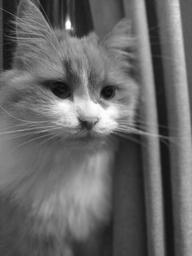
#> input picture vip_5/images/cute.png, 192 x 256 px, shrunk from 381 x 509 before the run; its folder holds only this picture in this run
$ python main.py
#> lines starting #> are read from the running program, lines starting #| are printed output that depends on the picture; after the words box and inside, x2 and y2 are one past the last pixel; in counts of white or black regions, pixels touching at a corner belong together
### vip_5/solution.py
import os
import matplotlib.pyplot as plt
import numpy as np
from skimage import img_as_float
from skimage.segmentation import chan_vese

import algorithms


class Assignment:
    def __init__(self, image_dir):
        self.images = [np.round(plt.imread(image_dir + image_name) * 255.0) for image_name in next(os.walk(image_dir))[2]]
        # self.images = [np.round(plt.imread(image_dir + 'camera.png') * 255)]  # for testing 1 image
        self.labeled_k_2 = None
        self.labeled_k_large = None
        self.labeled_otsu = None

    def k_means(self):
        self.labeled_k_2 = []

        for i, orig_image in enumerate(self.images):
            print('\nImage', i+1)
            labeled_img = algorithms.k_means(orig_image, k_clusters=2, max_iters=300, retries=3, mode='all_pixels')
            self.labeled_k_2.append(labeled_img)

        algorithms.plot(self.images, self.labeled_k_2, cols=len(self.images), title='K-Means with K=2')

    def otsu(self):
        self.labeled_otsu = []

        for orig_image in self.images:
            threshold = algorithms.otsu(orig_image)

            labeled_img = np.copy(orig_image)
            labeled_img[labeled_img < threshold] = 0
            labeled_img[labeled_img >= threshold] = 1

            self.labeled_otsu.append(labeled_img)

        algorithms.plot(self.images, self.labeled_otsu, cols=len(self.images), title='Otsu')

    def denoising(self):
        denoised_images = []
        thresholds = [0.1, 0.6, 1]
        plot_labels = ['Original clustered image']

        for threshold in thresholds:
            print('\nDenoising clustered image with threshold =', threshold, '(8 neighbours, 2 passes)')
            plot_labels.append('Threshold = ' + str(threshold))
            denoised_img = algorithms.denoise(self.labeled_k_2[0], neighbours=8, threshold=threshold, passes=2)
            denoised_images.append(denoised_img)

        algorithms.plot([], [self.labeled_k_2[0]] + denoised_images, labels=plot_labels,
                        cols=2, title='Denoising with 8 neighbours, 2 passes and different thresholds')

    def denoising_passes(self):
        denoised_images = []
        passes = [1, 2, 5]
        plot_labels = ['Original clustered image']

        for passes in passes:
            print('\nDenoising clustered image with passes =', passes, '(8 neighbours, threshold fixed to 0.5)')
            plot_labels.append('Total denoising passes = ' + str(passes))
            denoised_img = algorithms.denoise(self.labeled_k_2[0], neighbours=8, threshold=0.5, passes=passes)
            denoised_images.append(denoised_img)

        algorithms.plot([], [self.labeled_k_2[0]] + denoised_images, labels=plot_labels,
                        cols=2, title='Denoising with 8 neighbours, 0.5 threshold and different passes')

    def k_means_with_larger_k(self):
        self.labeled_k_large = []

        for i, orig_image in enumerate(self.images):
            print('\nImage', i+1)
            labeled_img = algorithms.k_means(orig_image, k_clusters=4, max_iters=300, retries=3, mode='all_pixels')
            self.labeled_k_large.append(labeled_img)

        algorithms.plot(self.images, self.labeled_k_large, cols=len(self.images), title='K-Means with K=4')

    def chan_vese(self):
        print('\nStarting Chan-Vese segmentation w/ mu=0.2')
        plot_imgs = []
        plot_labels = ['Original image'] * len(self.images)

        for i, orig_image in enumerate(self.images):
            print('Image', i+1)
            cv = chan_vese(img_as_float(orig_image), mu=0.2, lambda1=1.5, lambda2=1.5, max_iter=300, extended_output=True)
            plot_imgs.extend(cv[:1])
            plot_labels.append('Chan-Vese segmentation - {} iterations'.format(len(cv[2])))

        algorithms.plot(self.images, plot_imgs, labels=plot_labels, cols=len(self.images))

### vip_5/algorithms.py
import numpy as np
import matplotlib.pyplot as plt
import matplotlib.patches as mpatches
from numpy.random import default_rng


def k_means(data, k_clusters, max_iters=500, retries=3, mode='all_pixels'):
    if mode not in ['all_pixels', 'hist']:
        raise ValueError('Mode can only be of value "all_pixels" (handle each intensity as data) or ' +
                         '"hist" (handle intensity counts as data')

    if mode == 'all_pixels':
        X = np.copy(data).reshape((-1, 1))
    else:
        intensities, counts = np.unique(data, return_counts=True)
        X = counts.reshape((-1, 1)) / counts.max()

    cluster_sets = []
    label_sets = []
    retry = 0

    while retry < retries:
        print('K-Means try {}/{} (max iterations: {})'.format(retry + 1, retries, max_iters), flush=True)
        clusters = np.random.randn(k_clusters, X.shape[1]) * np.std(X, axis=0) + np.mean(X, axis=0)

        cluster_assignments = np.ones(X.shape[0]) * -1
        old_assignments = np.ones(X.shape[0]) * -1

        clusters_collapsed = False

        for _ in range(max_iters):
            cluster_assignments = np.array([np.linalg.norm(X - cluster, axis=1) for cluster in clusters]).argmin(axis=0)

            if (cluster_assignments == old_assignments).all():
                break

            clusters_new = np.copy(clusters)

            for i in range(len(clusters)):
                cluster_related_points = X[cluster_assignments == i]

                if len(cluster_related_points):
                    clusters_new[i] = np.mean(cluster_related_points, axis=0)
                else:
                    print('One or more clusters collapsed into one, retrying again...')
                    clusters_collapsed = True
                    break

            clusters = clusters_new

            if clusters_collapsed:
                break

        if not clusters_collapsed:
            cluster_sets.append(clusters)
            label_sets.append(cluster_assignments)
            retry += 1

    wcss_set = []

    print('Choosing best set of clusters from all retries...')
    for i, (clusters, labels) in enumerate(zip(cluster_sets, label_sets)):
        cluster_dists = [np.sum(np.sum((X[labels == i+1] - clusters[i]) ** 2, axis=1)) for i in range(len(clusters))]
        wcss_set.append(sum(cluster_dists))

    optimal_set_index = np.array(wcss_set).argmin()
    print('Best cluster centroids chosen from try #', optimal_set_index + 1)

    if mode == 'all_pixels':
        clustered_img = label_sets[optimal_set_index].reshape(data.shape)
    else:
        clustered_img = np.copy(data)

        for i, intensity in enumerate(intensities):
            clustered_img[clustered_img == intensity] = label_sets[optimal_set_index][i]

    return clustered_img


def otsu(image):
    data = np.copy(image).reshape(-1)

    counts, bins = np.histogram(data, bins=255, range=[0, 255])
    probs = counts / data.size
    wwcvs = []  # computed weighted within-class variances

    for t in range(256):
        weight_a = sum(probs[:t])

        if weight_a == 0:
            wwcvs.append(np.nan)
            continue

        mean_a = sum([i * probs[i] / weight_a for i in range(t)])
        variance_a = sum([((i - mean_a) ** 2) * probs[i] / weight_a for i in range(t)])

        weight_b = sum(probs[t:])

        if weight_b == 0:
            wwcvs.append(np.nan)
            continue

        mean_b = sum([i * probs[i] / weight_b for i in range(t, 255)])
        variance_b = sum([((i - mean_b) ** 2) * probs[i] / weight_b for i in range(t, 255)])

        wwcvs.append(weight_a * variance_a + weight_b * variance_b)

    return np.nanargmin(wwcvs)


def denoise(labeled_img, neighbours=4, threshold=0.5, passes=1):
    if neighbours not in [4, 8]:
        raise ValueError('neighbours= parameter can only be 4 or 8!')

    if threshold < 0 or threshold > 1:
        raise ValueError('threshold= parameter can only be in range [0,1]')

    lbl_data = np.copy(labeled_img)
    lbl_data = np.pad(lbl_data, (1, 1), constant_values=-1)
    lbl_final = np.ones(labeled_img.shape) * -1

    for p in range(passes):
        print('Denoising pass {}/{}'.format(p + 1, passes))
        for i in range(1, lbl_data.shape[0] - 1):
            for j in range(1, lbl_data.shape[1] - 1):
                if neighbours == 4:
                    neighbours_array = \
                        np.array([lbl_data[i, j-1], lbl_data[i, j+1], lbl_data[i-1, j], lbl_data[i+1, j]]).astype('float')
                else:
                    neighbours_array = lbl_data[i-1 : i+2, j-1 : j+2].astype('float')
                    neighbours_array[1, 1] = np.nan

                neighbours_array = neighbours_array[np.logical_and(neighbours_array != -1, ~np.isnan(neighbours_array))]

                classes, counts = np.unique(neighbours_array, return_counts=True)

                percentages = counts / neighbours_array.size
                max_percent_ind = percentages.argmax()

                lbl_final[i-1, j-1] = classes[max_percent_ind] if percentages[max_percent_ind] >= threshold else lbl_data[i, j]

        lbl_data = np.pad(lbl_final, (1, 1), constant_values=-1)

    return lbl_final


def plot(images, cluster_images, labels=None, cols=1, fontsize=12, figsize=(20, 20), title=None):
    if labels is None:
        labels = []

    all_images = images + cluster_images

    figure, axes = plt.subplots(int(np.ceil(len(all_images) / cols)), cols, squeeze=False, constrained_layout=True)
    figure.set_size_inches(*figsize)
    max_index = 0

    for i, image in enumerate(all_images):
        ax = axes[i // cols][i % cols]

        if i < len(images):
            ax.imshow(image, cmap='gray')
        else:
            clusters = np.unique(image)
            img_plot = ax.imshow(image, cmap='gist_gray')

            colors = [img_plot.cmap(img_plot.norm(value)) for value in clusters]
            patches = [mpatches.Patch(color=colors[i], label="Cluster {}".format(int(clusters[i]))) for i in range(len(clusters))]

            ax.legend(handles=patches, borderaxespad=0, fontsize=8)

        ax.axis('off')

        try:
            ax.set_title(labels[i], fontsize=fontsize)
        except IndexError:
            pass

        max_index = i

    if len(images) % cols != 0:
        for empty_index in range((max_index % cols) + 1, cols):
            figure.delaxes(axes[max_index // cols][empty_index])

    if title is not None:
        figure.suptitle(title)

### vip_5/main.py
import matplotlib.pyplot as plt
from solution import Assignment


def main():
    solution = Assignment('./images/')
#> in __init__, `self.images = [np.round(plt.imread(image_dir + image_name) * 255.0) fo..`: self.images = 1 item

    solution.k_means()
#> the loop in k_means, `for i, orig_image in enumerate(self.images):` made 1 pass
#> (printed output is left out)
#> pass 1, in k_means, `clustered_img = label_sets[optimal_set_index].reshape(data.shape)`:
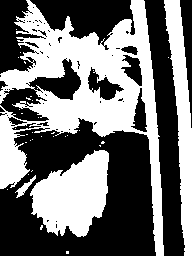
#> clustered_img: shape (256, 192) int64; values 0 (black) and 1 (white), 44.9% white; 35 white regions (31 under 20 px), largest, box (x1, y1, x2, y2) and area: (0, 0, 164, 256) 14082, (30, 150, 109, 237) 4492, (164, 0, 192, 256) 3275, (15, 175, 36, 198) 127
#> in plot, `all_images = images + cluster_images`: all_images = 2 items
#> the loop in plot, `for i, image in enumerate(all_images):` made 2 passes
#> (colors, max_index) on pass 2: ([(0, 0, 0, 1), (1, 1, 1, 1)], 1)
#> max_index on pass 1: 0
    solution.otsu()
#> the loop in otsu, `for orig_image in self.images:` made 1 pass
#> threshold on pass 1: 107
#> after the loop in otsu, `for orig_image in self.images:`:
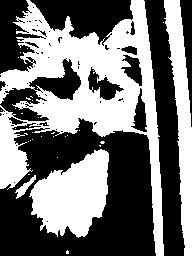
#> labeled_img: shape (256, 192) float32; values 0 (black) and 1 (white), 45.6% white; 34 white regions (30 under 20 px), largest, box (x1, y1, x2, y2) and area: (0, 0, 164, 256) 14274, (29, 149, 109, 238) 4588, (164, 0, 192, 256) 3313, (15, 175, 36, 199) 148
#> after the loop in otsu, `for orig_image in self.images:`: self.labeled_otsu = 1 item
#> the loop in plot (call 2), `for i, image in enumerate(all_images):` made 2 passes
    solution.denoising()
#> the loop in denoising, `for threshold in thresholds:` made 3 passes
#> pass 1, in denoise, `lbl_data = np.pad(lbl_data, (1, 1), constant_values=-1)`:
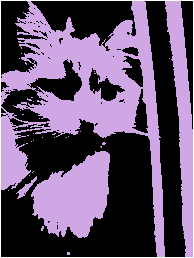
#> lbl_data: shape (258, 194) int64; 3 distinct labels, from -1 to 1; one colour per label, 0 black, -1 white
#> after the loop in denoising, `for threshold in thresholds:`: denoised_images = 3 items; plot_labels = ['Original clustered image', 'Threshold = 0.1', 'Threshold = 0.6', 'Threshold = 1']
    solution.denoising_passes()
#> the loop in denoising_passes, `for passes in passes:` made 3 passes
#> pass 1, in denoising_passes, `denoised_img = algorithms.denoise(self.labeled_k_2[0], neighbours=8, t..`:
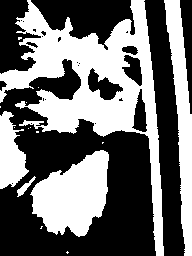
#> denoised_img: shape (256, 192) float64; values 0 (black) and 1 (white), 43.9% white; 16 white regions (11 under 20 px), largest, box (x1, y1, x2, y2) and area: (0, 0, 164, 256) 12330, (30, 150, 109, 237) 4430, (164, 0, 192, 256) 3235, (0, 111, 29, 189) 1416, (17, 176, 36, 197) 112
#> pass 3, in denoising_passes, `denoised_img = algorithms.denoise(self.labeled_k_2[0], neighbours=8, t..`:
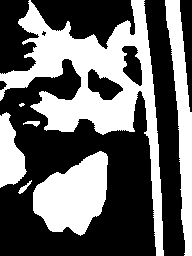
#> denoised_img: shape (256, 192) float64; values 0 (black) and 1 (white), 40.6% white; 7 white regions (1 under 20 px), largest, box (x1, y1, x2, y2) and area: (0, 0, 164, 256) 11273, (33, 151, 108, 236) 4175, (165, 0, 192, 256) 3093, (0, 112, 27, 188) 1304, (18, 180, 32, 194) 59, (23, 121, 40, 127) 57
#> after the loop in denoising_passes, `for passes in passes:`: denoised_images = 3 items; plot_labels = ['Original clustered image', 'Total denoising passes = 1', 'Total denoising passes = 2', 'Total denoising passes = 5']
    solution.k_means_with_larger_k()
#> the loop in k_means_with_larger_k, `for i, orig_image in enumerate(self.images):` made 1 pass
#> (printed output is left out)
#> pass 1, in k_means (call 2), `clustered_img = label_sets[optimal_set_index].reshape(data.shape)`:
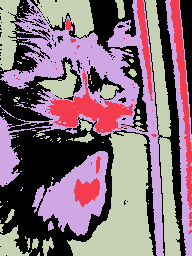
#> clustered_img: shape (256, 192) int64; 4 distinct labels, from 0 to 3; one colour per label, 0 black
#> after the loop in k_means_with_larger_k, `for i, orig_image in enumerate(self.images):`: self.labeled_k_large = 1 item
    solution.chan_vese()
#> in chan_vese, `plot_labels = ['Original image'] * len(self.images)`: plot_labels = ['Original image']
#> the loop in chan_vese, `for i, orig_image in enumerate(self.images):` made 1 pass
#| Image 1
#> after the loop in chan_vese, `for i, orig_image in enumerate(self.images):`: plot_imgs = 1 item; plot_labels = ['Original image', 'Chan-Vese segmentation - 130 iterations']

    plt.show()
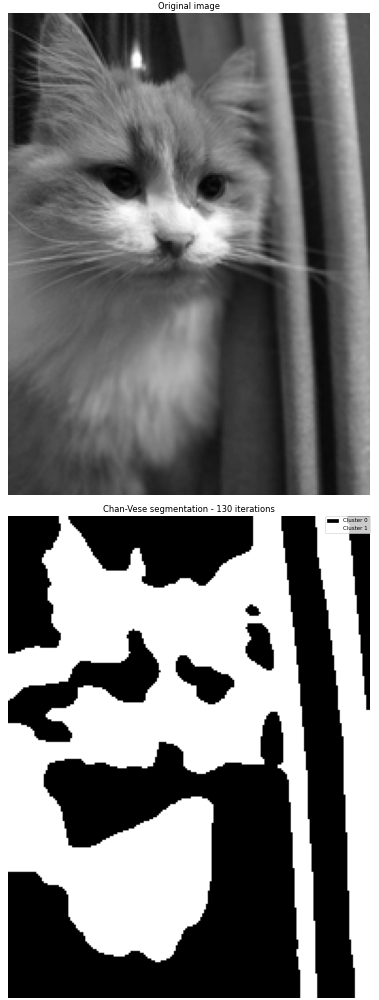
#> figure drawn by matplotlib, 2 panels


if __name__ == '__main__':
    main()
